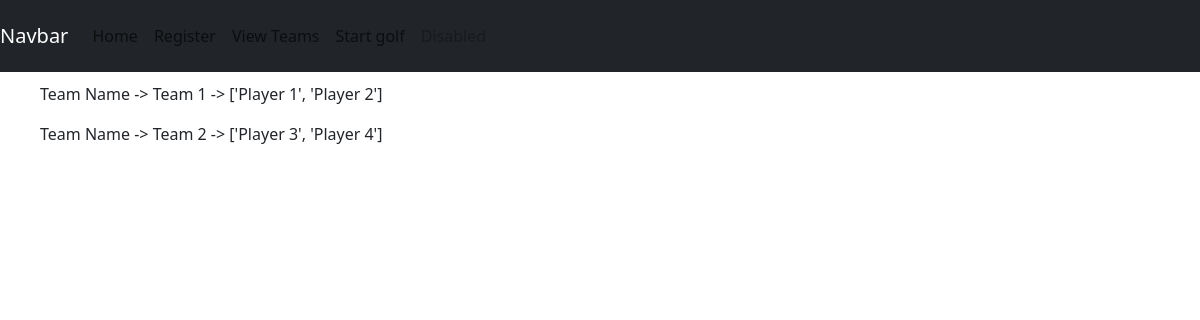
/cocktail/view/, run on the app's committed database.
### cocktail_comp/models.py (models this page shows)
class Couple (models.Model):
    def __str__(self) -> str:
         return self.team
    team = models.CharField(max_length=200, unique=True)
    partner_names = models.CharField(max_length=200)
    golf_results = models.CharField(max_length=200, null=True)
    cocktail_results = models.CharField(max_length=200, null=True)
    past_results = models.CharField(max_length=200, null=True)

### cocktail_comp/views.py (the view, shortened to what this page needs)
# urls.py: path("view/", views.view, name='view'),
def view (request):
    couples = get_list_or_404(Couple)
    print("Couple -> ", couples, type(couples))
    print("Name -> ", couples[0].team)
    for couple in couples:
        couple_name = decode_name(couple.partner_names)
    return render(request, "cocktail/view.html", { "couples" : couples})

### cocktail_comp/utils.py (called while the page is built)
def decode_name(name_string):
    names = name_string.split(", ")
    final = []
    for x in names:
        final.append(x.strip("''[]"))
    return final

### cocktail_comp/templates/cocktail/view.html
{% extends "template.html" %}
{% block content %}
        {% if not couples %}
            <p>Sorry Noone is in the data base</p>
        {% else%}
            {% for couple in couples %}
                <p>Team Name -> {{couple.team}} -> {{couple.partner_names}} </p>
            {% endfor %}
        {% endif %}
{% endblock %}

### data on the page
Couple: team "Team 1", partner_names "['Player 1', 'Player 2']"
Couple: team "Team 2", partner_names "['Player 3', 'Player 4']"
